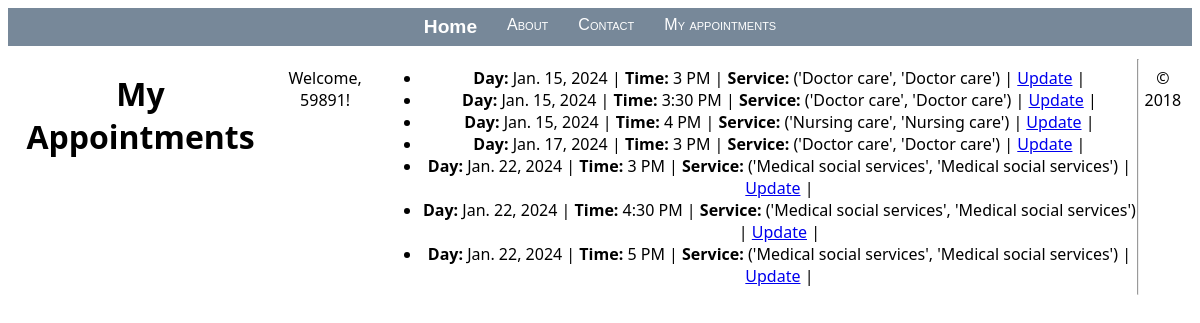
The page /my_appointments/ (signed in) on the database as committed earlier.
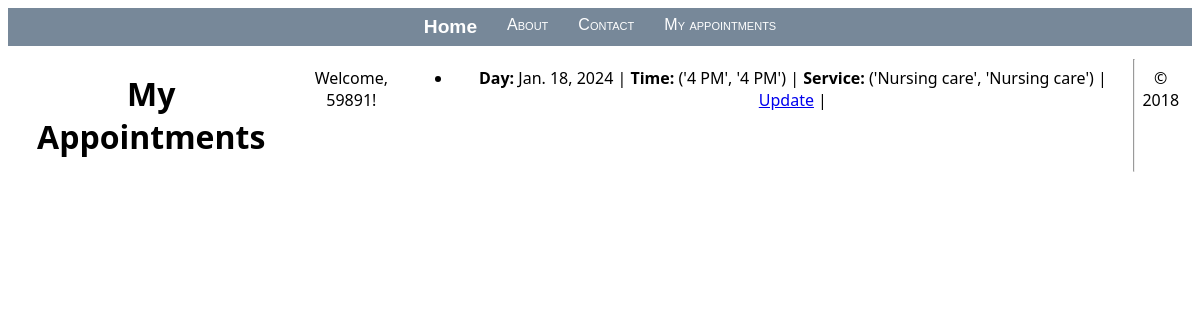
The same page on the database as committed later.
### app/models.py (models this page shows, shortened)
class Appointment(models.Model):
    user = models.ForeignKey(User, on_delete=models.CASCADE, null=True, blank=True)
    service = models.CharField(max_length=50, choices=SERVICE_CHOICES, default="Doctor care")
    day = models.DateField(default=datetime.now)
    time = models.CharField(max_length=10, choices=TIME_CHOICES, default="3 PM")
    time_ordered = models.DateTimeField(default=datetime.now, blank=True)

### app/views.py (the view)
# urls.py: path("my_appointments/", views.my_appointments, name="my_appointments"),
def my_appointments(request):
    user = request.user
    appointments = Appointment.objects.filter(user=user).order_by('day', 'time')
    return render(request, 'app/my_appointments.html', {
        'user': user,
        'appointments': appointments,
    })

### app/templates/app/my_appointments.html (shortened to what this page needs)
{% extends "app/layout.html" %}
{% block content %}
<h1> My Appointments</h1>
<p>Welcome, {{ user.username }}!</p>
{% if appointments %}
  <ul>
    {% for appointment in appointments %}
      <li>
        <strong>Day:</strong> {{ appointment.day }} |
        <strong>Time:</strong> {{ appointment.time }} |
        <strong>Service:</strong> {{ appointment.service }} |
        <a href="{% url 'update_appointment' appointment.id %}">Update</a> |
      </li>
    {% endfor %}
  </ul>
{% else %}
  <p>You have no appointments at the moment.</p>
{% endif %}
{% endblock %}

### app/templates/app/layout.html (shortened to what this page needs)
<!DOCTYPE html>
<html>
<head>
    {% load static %}
    <link rel="stylesheet" type="text/css" href="{% static 'app/site.css' %}"/>
</head>
<body>
<div class="navbar">
    <a href="{% url 'home' %}" class="navbar-brand">Home</a>
    <a href="{% url 'about' %}" class="navbar-item">About</a>
    <a href="{% url 'contact' %}" class="navbar-item">Contact</a>
    <a href="{% url 'my_appointments' %}" class="navbar-item">My appointments</a>
</div>
<div class="body-content">
    {% block content %}
    {% endblock %}
    <hr/>
    <footer>
        <p>&copy; 2018</p>
    </footer>
</div>
</body>
</html>

### app/static/app/site.css (style rules this page uses)
.navbar { display: flex; text-align: center; justify-content: center; background-color: lightslategray; font-size: 1em; font-family: 'Trebuchet MS', 'Lucida Sans Unicode', 'Lucida Grande', 'Lucida Sans', Arial, sans-serif; color: white; padding: 8px 5px 8px 5px; }
.navbar a { text-decoration: none; color: inherit; }
.navbar-brand { font-size: 1.2em; font-weight: 600; }
.navbar-item { font-variant: small-caps; margin-left: 30px; }
.body-content { display: flex; text-align: center; justify-content: center; padding: 5px; font-family:'Segoe UI', Tahoma, Geneva, Verdana, sans-serif; }

Rows that differ between the two databases and show on the page:
removed Appointment: day "Jan. 15, 2024", time "3 PM", service "('Doctor care', 'Doctor care')"
removed Appointment: day "Jan. 15, 2024", time "3:30 PM", service "('Doctor care', 'Doctor care')"
removed Appointment: day "Jan. 15, 2024", time "4 PM", service "('Nursing care', 'Nursing care')"
removed Appointment: day "Jan. 17, 2024", time "3 PM", service "('Doctor care', 'Doctor care')"
removed Appointment: day "Jan. 22, 2024", time "3 PM", service "('Medical social services', 'Medical social services')"
removed Appointment: day "Jan. 22, 2024", time "4:30 PM", service "('Medical social services', 'Medical social services')"
removed Appointment: day "Jan. 22, 2024", time "5 PM", service "('Medical social services', 'Medical social services')"
added Appointment: day "Jan. 18, 2024", time "('4 PM', '4 PM')", service "('Nursing care', 'Nursing care')"
